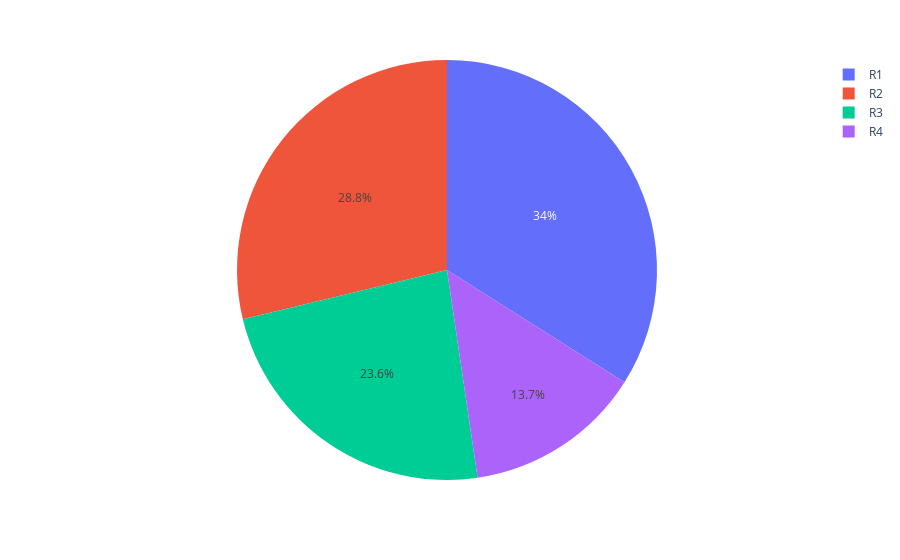

Source (notebook cell):
### Code cell
pie3 = df['Region_Code'].value_counts()
region = pie3.index
number = pie3.values

fig = px.pie(pie3, values= number, names= region)
fig.show()

### Figure 1 — Plotly figure (JSON) as saved in the notebook; plotly's stock layout.template omitted (floating-point values rounded to 4 significant figures)
{"data": [{"domain": {"x": [0, 1], "y": [0, 1]}, "hovertemplate": "Region_Code=%{label}<br>value=%{value}<extra></extra>", "labels": ["R1", "R2", "R3", "R4"], "legendgroup": "", "name": "", "showlegend": true, "type": "pie", "values": [63984, 54180, 44376, 25800]}], "layout": {"legend": {"tracegroupgap": 0}, "margin": {"t": 60}}}
